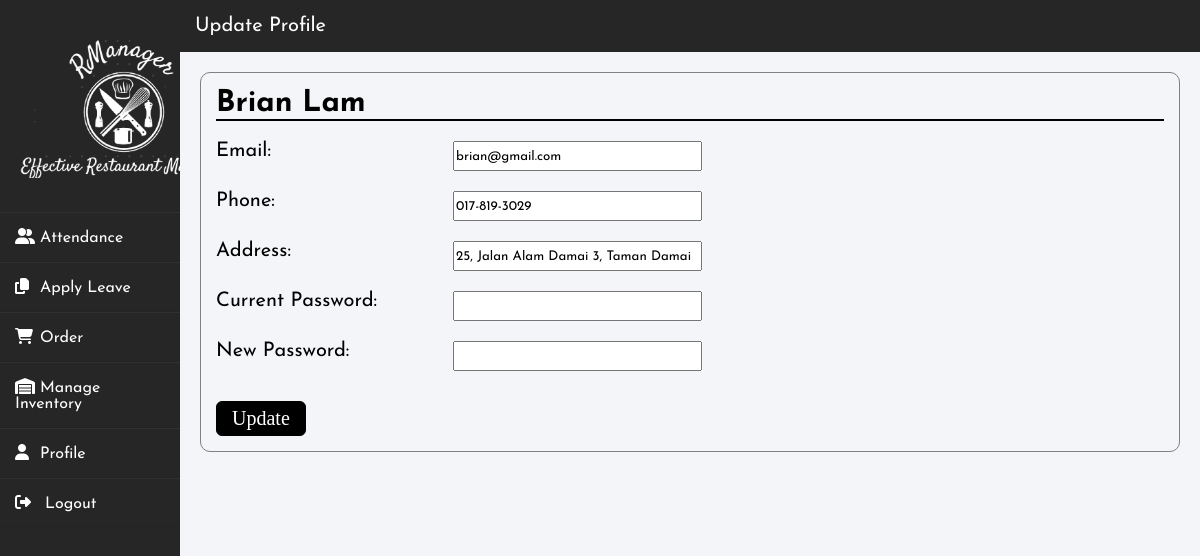
Screenshot of /updateprofile.php (signed in) with the database file from the repository.
### tables this page shows
CREATE TABLE IF NOT EXISTS `staff` (
  `Staff_ID` int(11) NOT NULL AUTO_INCREMENT,
  `name` varchar(50) DEFAULT NULL,
  `email` varchar(50) DEFAULT NULL,
  `pwd` varchar(50) DEFAULT NULL,
  `gender` varchar(50) DEFAULT NULL,
  `dob` date DEFAULT NULL,
  `phone` varchar(50) DEFAULT NULL,
  `address` varchar(200) DEFAULT NULL,
  `role` varchar(50) DEFAULT NULL,
  `hourlyrate` decimal(10,2) DEFAULT NULL,
  `datejoined` date DEFAULT NULL,
  PRIMARY KEY (`Staff_ID`)
);

### updateprofile.php (the view, shortened to what this page needs)
<!DOCTYPE html>
<head>
    <link href="stylesheets/default.css" rel="stylesheet" type="text/css">
    <link href="stylesheets/updateprofile.css" rel="stylesheet" type="text/css">
</head>
<body>
    <?php include "sidebar.php"; ?>
    <?php
        require ("includes/conn.php");
        $id = $_SESSION['Staff_ID'];
        $sql = "SELECT * FROM staff WHERE Staff_ID=$id";
        $result = mysqli_query($con, $sql);
        $row = mysqli_fetch_assoc($result);
    ?>
    <div class="mainbody">
        <div class="topbar">
            <span>Update Profile</span>
        </div>
        <div class="container">
            <form action="includes/updateaccount.php" method="post">
                <p class="name"><?php echo $row['name'];?></p>
                    <div class="content">
                        <div class="content-left">
                            <p>Email:</p>
                            <p>Phone:</p>
                            <p>Address:</p>
                            <p>Current Password:</p>
                            <p>New Password:</p>
                        </div>
                        <div class="content-right">
                            <input name="email" type="email" value="<?php echo $row['email'];?>" required><br>
                            <input name="phone" type="phone" value="<?php echo $row['phone'];?>" required><br>
                            <input name="address" type="address" value="<?php echo $row['address'];?>" required><br>
                            <input name="currentpwd" type="password" required><br>
                            <input name="newpwd" type="password" required><br>
                        </div>
                    </div>
                    <input name="submit-update" type="submit" class="btn" value="Update" style="margin-top: 10px; height: 35px;">
            </form>
        </div>
    </div>
</body>

### stylesheets/default.css (style rules this page uses)
body, html { font-family: 'Open Sans', sans-serif; margin: 0px; height: 100%; background: #F5F5F5; }
body { display: flex; }
.mainbody { width: 85%; margin-left: 15%; position: relative; }
.topbar { background: #262626; width: 100%; padding-top: 16px; padding-bottom: 16px; }
.topbar span { margin: 3px; color: white; font-size: 20px; margin-left: 15px; vertical-align: middle; }
.btn { background-color: black; font-size: 20px; color: white; padding: 5px 15px; font-family: Product Sans; border-radius: 6px; cursor: pointer; box-shadow: 0px; border:1px solid black; transition: all 0.2s; text-decoration: none; outline: none; }

### stylesheets/updateprofile.css (style rules this page uses)
.container { margin: 20px; border: 1px solid grey; padding: 15px; border-radius: 10px; }
.name { font-size: 30px; font-weight: bold; margin-bottom: 20px; border-bottom: 2px solid black; }
.content { display: flex; margin-top: 20px; }
.content-left { flex: 1; }
.content-right { flex: 3 }
.content-left p { margin-bottom: 30px; font-size: 20px; }
.content-right input { height: 30px; padding: 1px; margin-bottom: 20px; width: 35% }

### stylesheets/sidebar.css (style rules this page uses)
* { margin: 0; padding: 0; box-sizing: border-box; list-style: none; text-decoration: none; font-family: 'Josefin Sans', sans-serif; }
body { background-color: #f3f5f9; }

### rows the page displays
staff: name "Brian Lam", email "brian@gmail.com", phone "017-819-3029", address "25, Jalan Alam Damai 3, Taman Damai"
